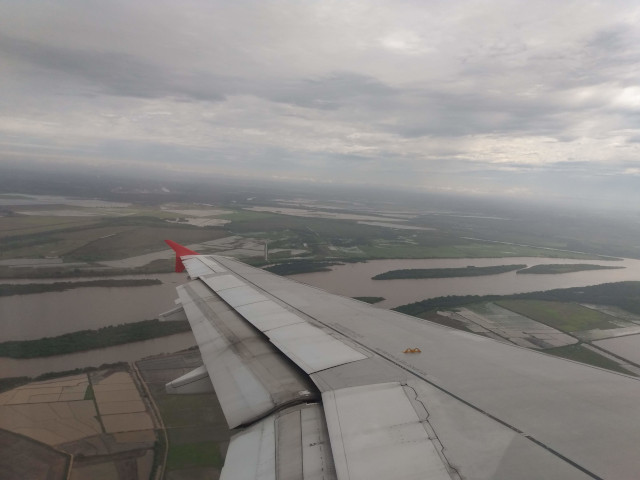
//> input picture unidade1/aviao_3.jpg, 640 x 480 px
$ ./efeito ../aviao_3.jpg   (built with g++ and OpenCV 4)
//> lines starting //> are read from the running program, lines starting //| are printed output that depends on the picture
#include <cmath>
#include <opencv2/opencv.hpp>
using namespace cv;

#define LINE_WIDTH 5//px

void gammaCorrection(const Mat &img, Mat &out,double gamma)
{
  static Mat lookupTable(1, 256, CV_8U);
  static bool first = true;

  out = img.clone();

  for(int i = 0; i < 256 && first; i++)
    lookupTable.ptr()[i] = saturate_cast<uint8_t>(pow(i/255.0, gamma)*255);
  first = false;

  cv::LUT(img, lookupTable, out);
}

int main(int argc, char** argv){
  Mat img;
  Mat result;

  img = imread(argv[1], CV_LOAD_IMAGE_GRAYSCALE);
//> img: 480 rows x 640 cols, CV_8UC1; min 17, max 251, mean 136.7
  if(!img.data)
  {
    std::cerr << "Erro ao carregar imagem!\n";
    return -1;
  }

  gammaCorrection(img, result, 0.05);
//> in gammaCorrection, `cv::LUT(img, lookupTable, out);`:
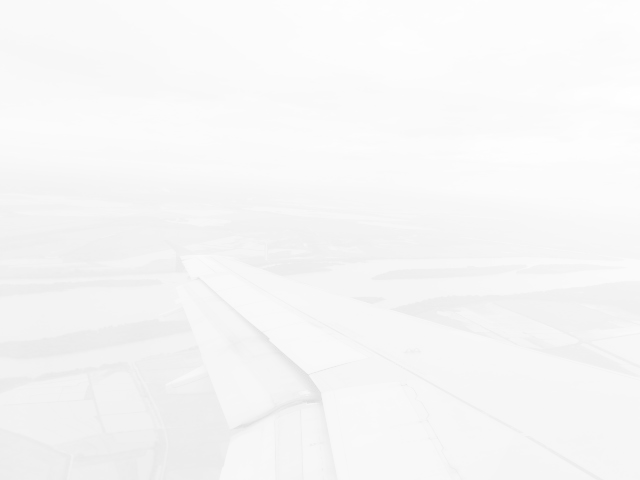
//> out: 480 rows x 640 cols, CV_8UC1; min 223, max 255, mean 246.5

  imshow("Saida", img);
  waitKey(0);

  imshow("Saida", result);
  waitKey(0);

  //pinta faixas pretas com largura de LINE_WIDTH pixels
  //espaçadas de LINE_WIDTH
  for(int y = 0; y < img.rows; y++)
  for(int x = 0; x < img.cols; x++)
  {
    result.at<uint8_t>(y,x) = 0;
    if((x+1)%LINE_WIDTH == 0)x += LINE_WIDTH;
  }
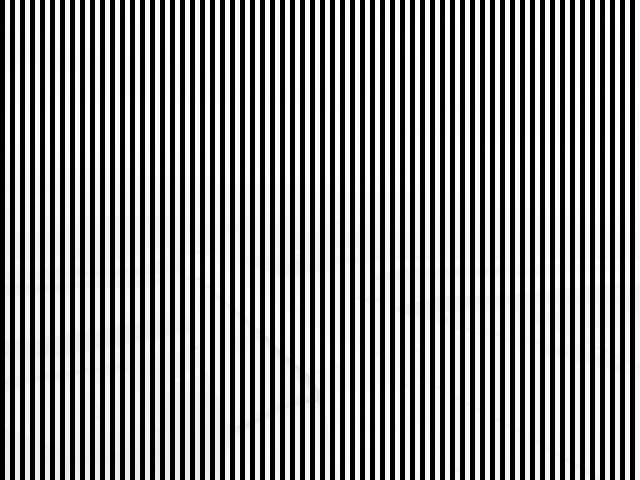
//> result: 480 rows x 640 cols, CV_8UC1; min 0, max 255, mean 123.3

  imshow("Saida", result);
  waitKey(0);

  imwrite("entradaEfeito.png", img);
  imwrite("resultadoEfeito.png", result);
  return 0;
}

$ run again, on unidade1/varanda.jpg
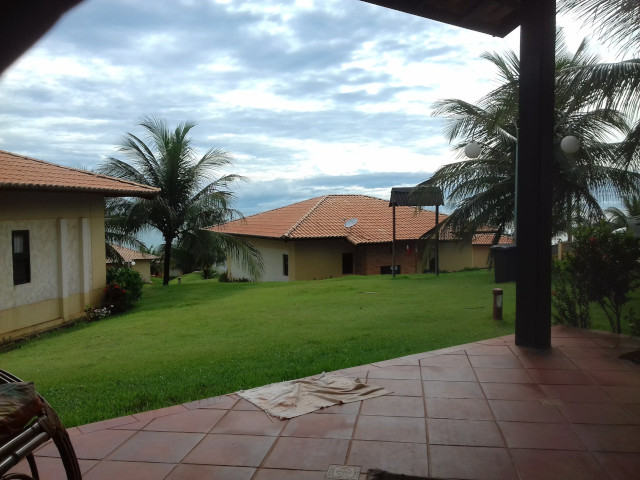
//> input picture unidade1/varanda.jpg, 640 x 480 px
//> in gammaCorrection, `cv::LUT(img, lookupTable, out);`:
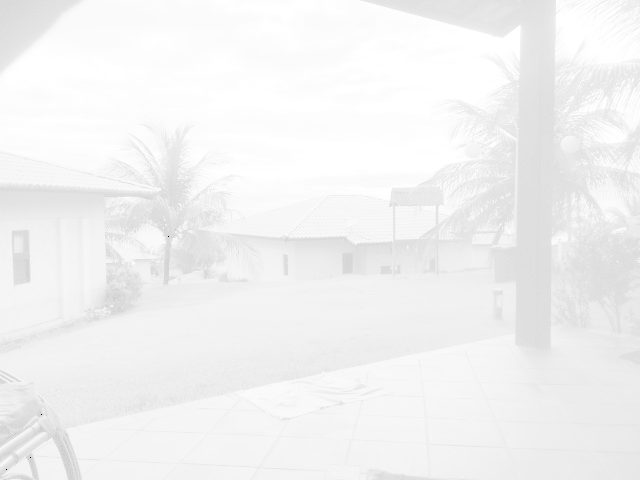
//> out: 480 rows x 640 cols, CV_8UC1; min 0, max 255, mean 241.9
//> after the loop `for(int y = 0; y < img.rows; y++)`:
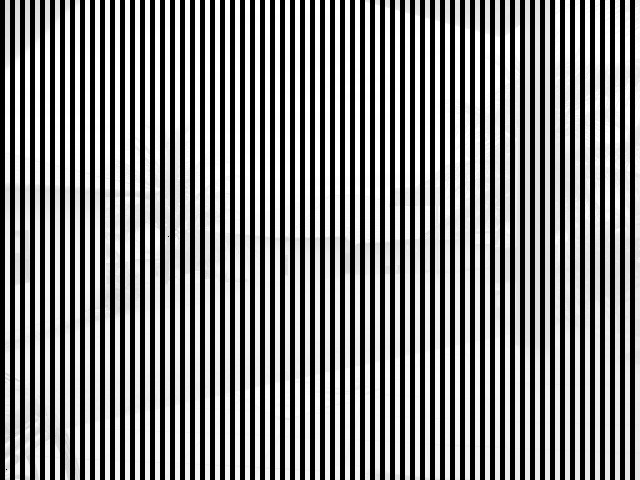
//> result: 480 rows x 640 cols, CV_8UC1; min 0, max 255, mean 120.9
